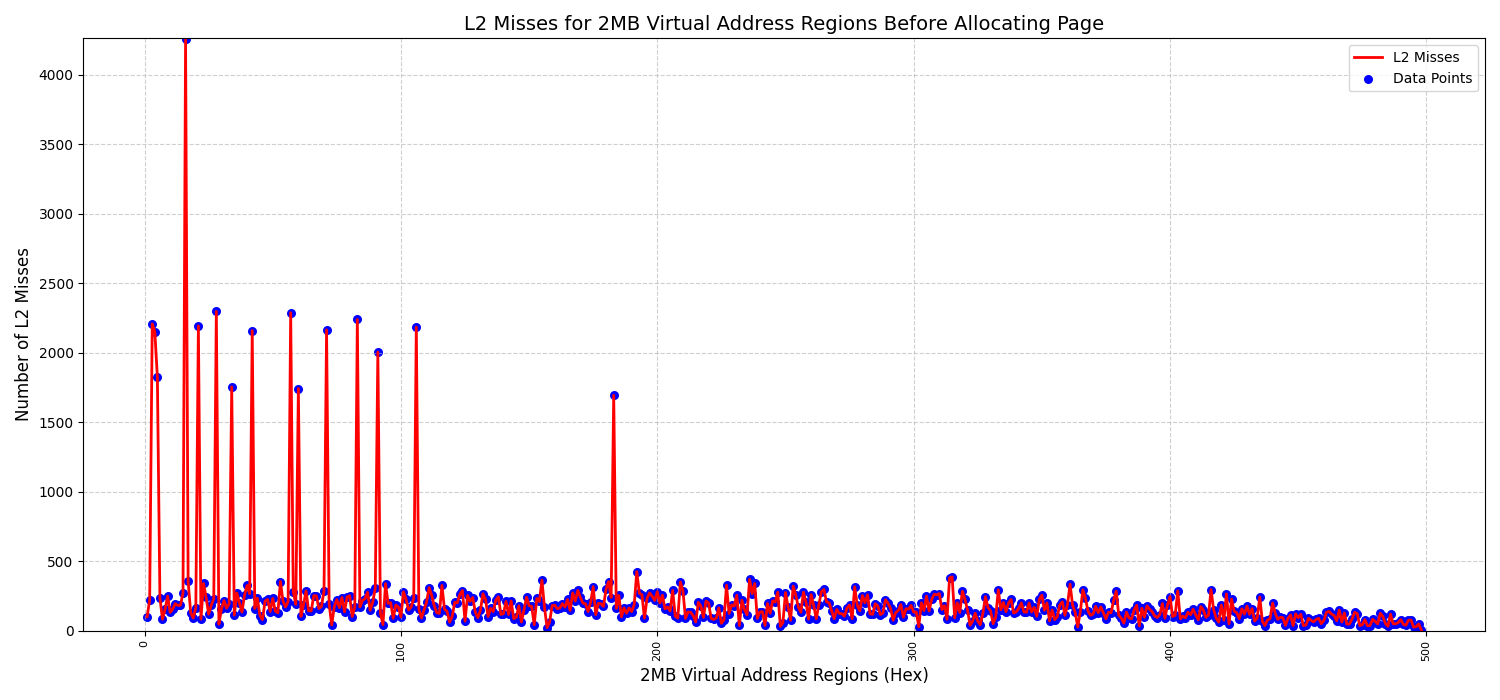

This figure's Python source:
import matplotlib.pyplot as plt
import re

# File path to the regions data file
file_path = 'all_regions_old.txt'

# Lists to hold data
regions = []
l2_misses = []

# Regular expression pattern to extract data
pattern = r'Region \(Hex\): (\S+), Region \(Decimal\): (\d+), L2 Misses: (\d+)'
i = 1
# Reading and parsing the file
with open(file_path, 'r') as file:
    for line in file:
        match = re.match(pattern, line)
        if match:
            region_hex = match.group(1)  # Hexadecimal representation of region
            l2_miss_count = int(match.group(3))  # L2 Misses count
            regions.append(i)
            i += 1
            l2_misses.append(l2_miss_count)

# Create the plot
plt.figure(figsize=(15, 7))

# Plot the solid line for L2 misses
plt.plot(regions, l2_misses, color='red', linewidth=2, linestyle='-', label='L2 Misses')

# Mark points on the solid line with blue dots
plt.scatter(regions, l2_misses, color='blue', s=30, label='Data Points')  # Changed color to blue

# Labeling the graph
plt.xlabel('2MB Virtual Address Regions (Hex)', fontsize=12)
plt.ylabel('Number of L2 Misses', fontsize=12)
plt.title('L2 Misses for 2MB Virtual Address Regions Before Allocating Page', fontsize=14)

# Customize the plot
plt.xticks(rotation=90, fontsize=8)
plt.grid(True, linestyle='--', alpha=0.6)

# Set limits to match the appearance
plt.ylim(min(l2_misses) - 5, max(l2_misses) + 5)

# Add a legend
plt.legend()

# Display the plot
plt.tight_layout()
plt.show()
